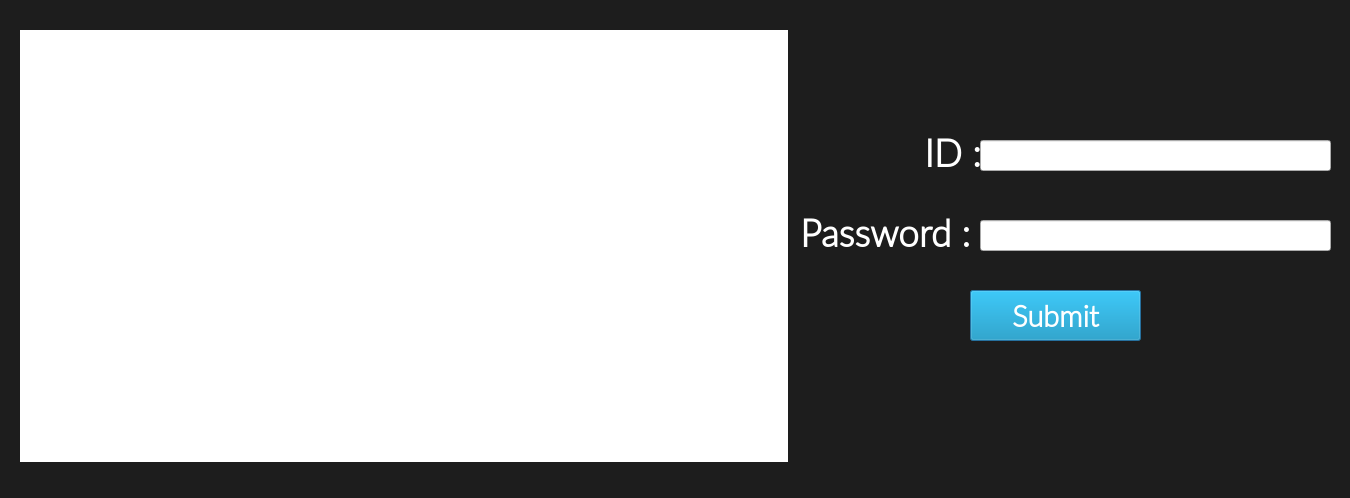
<?xml version="1.0" encoding="UTF-8"?>
<ui version="4.0">
 <class>Dialog</class>
 <widget class="QDialog" name="Dialog">
  <property name="geometry">
   <rect>
    <x>0</x>
    <y>0</y>
    <width>1350</width>
    <height>498</height>
   </rect>
  </property>
  <property name="minimumSize">
   <size>
    <width>1350</width>
    <height>498</height>
   </size>
  </property>
  <property name="maximumSize">
   <size>
    <width>1350</width>
    <height>498</height>
   </size>
  </property>
  <property name="windowTitle">
   <string>Dialog</string>
  </property>
  <property name="styleSheet">
   <string notr="true">QDialog{
background-color:#1d1d1d;
}</string>
  </property>
  <widget class="QLineEdit" name="lineEdit_ID">
   <property name="geometry">
    <rect>
     <x>980</x>
     <y>140</y>
     <width>351</width>
     <height>31</height>
    </rect>
   </property>
   <property name="font">
    <font>
     <family>Lato</family>
     <pointsize>22</pointsize>
     <weight>75</weight>
     <bold>true</bold>
    </font>
   </property>
  </widget>
  <widget class="QLabel" name="label_ID">
   <property name="enabled">
    <bool>true</bool>
   </property>
   <property name="geometry">
    <rect>
     <x>910</x>
     <y>130</y>
     <width>71</width>
     <height>41</height>
    </rect>
   </property>
   <property name="font">
    <font>
     <family>Lato Light</family>
     <pointsize>72</pointsize>
     <weight>75</weight>
     <bold>true</bold>
    </font>
   </property>
   <property name="cursor">
    <cursorShape>ArrowCursor</cursorShape>
   </property>
   <property name="autoFillBackground">
    <bool>false</bool>
   </property>
   <property name="text">
    <string>&lt;html&gt;&lt;head/&gt;&lt;body&gt;&lt;p align=&quot;right&quot;&gt;&lt;span style=&quot; font-size:28pt; color:#ffffff;&quot;&gt;ID :&lt;/span&gt;&lt;/p&gt;&lt;/body&gt;&lt;/html&gt;</string>
   </property>
   <property name="openExternalLinks">
    <bool>false</bool>
   </property>
  </widget>
  <widget class="QLabel" name="label_Pass">
   <property name="enabled">
    <bool>true</bool>
   </property>
   <property name="geometry">
    <rect>
     <x>800</x>
     <y>210</y>
     <width>181</width>
     <height>41</height>
    </rect>
   </property>
   <property name="font">
    <font>
     <family>Lato Light</family>
     <pointsize>72</pointsize>
     <weight>75</weight>
     <bold>true</bold>
    </font>
   </property>
   <property name="cursor">
    <cursorShape>ArrowCursor</cursorShape>
   </property>
   <property name="autoFillBackground">
    <bool>false</bool>
   </property>
   <property name="text">
    <string>&lt;html&gt;&lt;head/&gt;&lt;body&gt;&lt;p&gt;&lt;span style=&quot; font-size:28pt; color:#ffffff;&quot;&gt;Password :&lt;/span&gt;&lt;/p&gt;&lt;/body&gt;&lt;/html&gt;</string>
   </property>
   <property name="openExternalLinks">
    <bool>false</bool>
   </property>
  </widget>
  <widget class="QLineEdit" name="lineEdit_Pass">
   <property name="geometry">
    <rect>
     <x>980</x>
     <y>220</y>
     <width>351</width>
     <height>31</height>
    </rect>
   </property>
   <property name="font">
    <font>
     <family>Lato</family>
     <pointsize>22</pointsize>
     <weight>75</weight>
     <bold>true</bold>
    </font>
   </property>
  </widget>
  <widget class="QPushButton" name="Button">
   <property name="geometry">
    <rect>
     <x>970</x>
     <y>290</y>
     <width>171</width>
     <height>51</height>
    </rect>
   </property>
   <property name="font">
    <font>
     <family>Lato Light</family>
     <pointsize>22</pointsize>
     <weight>75</weight>
     <bold>true</bold>
    </font>
   </property>
   <property name="styleSheet">
    <string notr="true">QPushButton{background-color: #008CBA;
color:#ffffff;
}</string>
   </property>
   <property name="text">
    <string>Submit</string>
   </property>
  </widget>
  <widget class="QLabel" name="label_im">
   <property name="geometry">
    <rect>
     <x>20</x>
     <y>30</y>
     <width>768</width>
     <height>432</height>
    </rect>
   </property>
   <property name="styleSheet">
    <string notr="true">QLabel{background-color : #FFFFFF;
}</string>
   </property>
   <property name="text">
    <string/>
   </property>
  </widget>
 </widget>
 <resources/>
 <connections/>
</ui>
